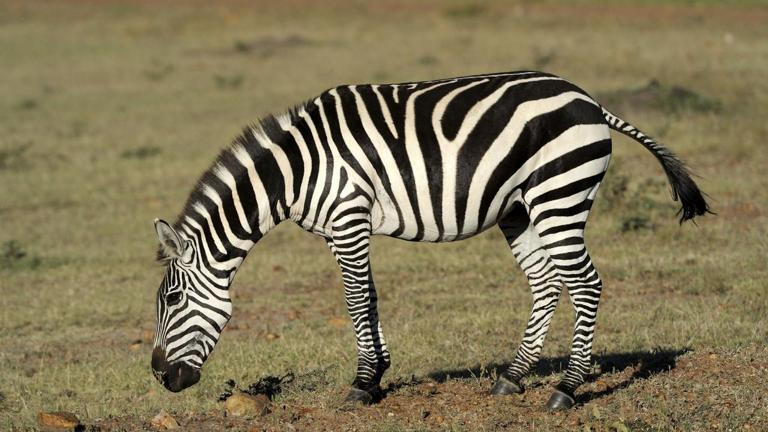
%> input picture Labs/07 Lab7/zebra.jpg, 768 x 432 px
$ octave derin_gezgin_lab07.m   (GNU Octave 9; MATLAB toolbox functions it lacks are replaced by stand-ins)
%> lines starting %> are read from the running program, lines starting %| are printed output that depends on the picture; in (x1, y1, x2, y2) boxes, pixels count from 0 and x2, y2 are one past the last pixel; in counts of white or black regions, pixels touching at a corner belong together; the program's own positions count from 1
clc;

zebra = imread("zebra.jpg"); % Read the original image and convert to grayscale
%> zebra is the input picture: size 432x768x3 uint8; mean R, G, B 129, 118.2, 87.5
gray_zebra = rgb2gray(zebra);
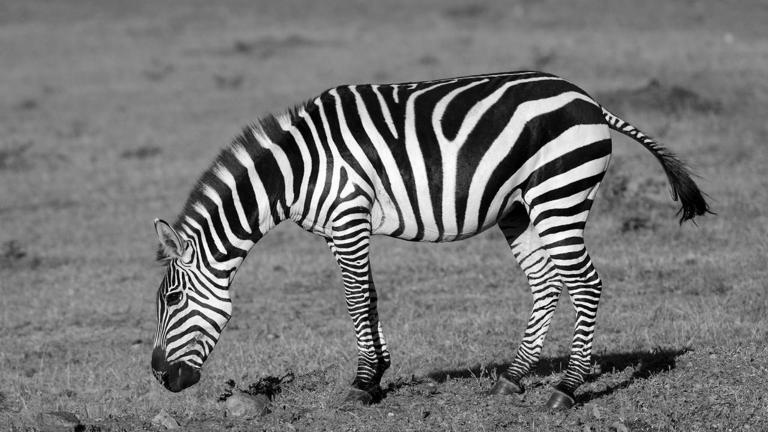
%> gray_zebra: size 432x768 uint8; min 0, max 254, mean 117.9

% Perform Canny edge detection
edges = edge(gray_zebra, 'canny', [0.1, 0.3]);
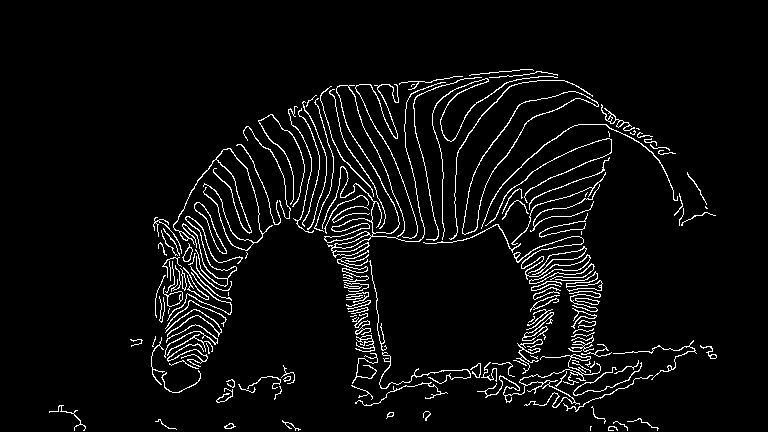
%> edges: size 432x768 logical; 4.9% white in thin lines or dots, all inside (x1, y1, x2, y2) = (49, 69, 717, 431)

double_zebra = im2double(zebra);

% Convert the original image to double and highlight the edges
red_edges = double_zebra;
red_edges = red_edges(:, :, :) .* ~edges;
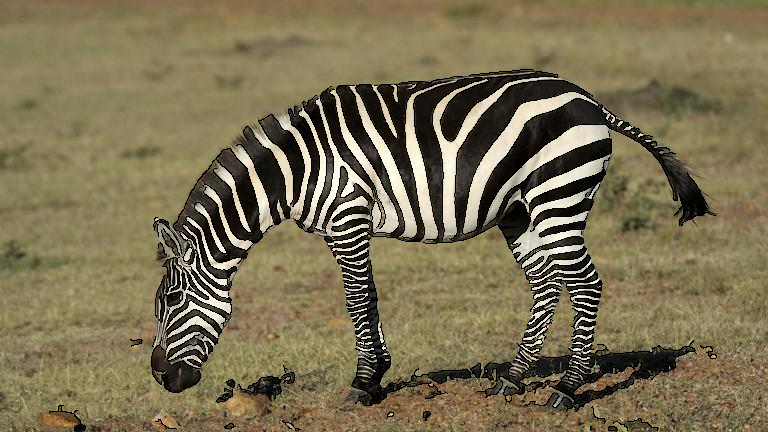
%> red_edges: size 432x768x3 double; mean R, G, B 0.483, 0.442, 0.324
red_edges(:, :, 1) = red_edges(:, :, 1) + edges;
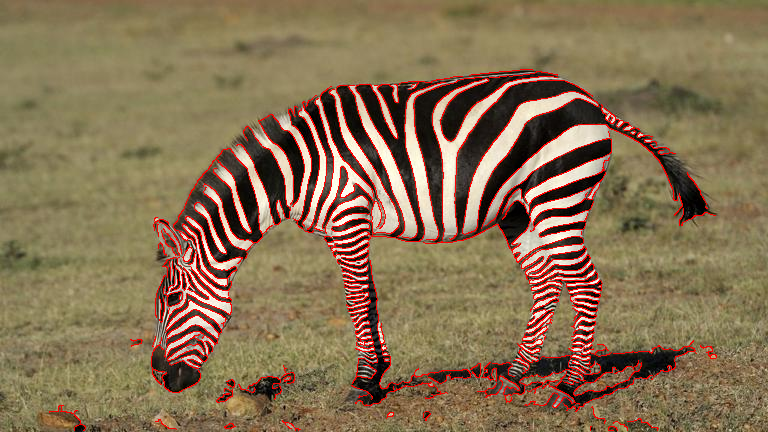
%> red_edges: size 432x768x3 double; 4.91% of pixels changed, all inside (x1, y1, x2, y2) = (49, 69, 717, 431)


se = strel('disk', 2);
thick_edges = imdilate(edges, se);
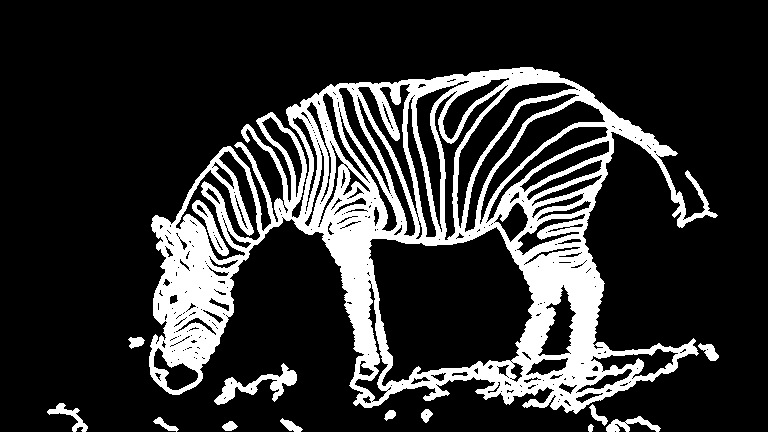
%> thick_edges: size 432x768 logical; 19% white; 14 white regions, largest, box (x1, y1, x2, y2) and area: (149, 67, 718, 414) 59424, (214, 363, 297, 405) 1060, (192, 200, 229, 256) 580
colors = [0, 0, 1];
for c = 1:3
    channel = double_zebra(:, :, c);
    channel(thick_edges) = colors(c);
    double_zebra(:, :, c) = channel;
end
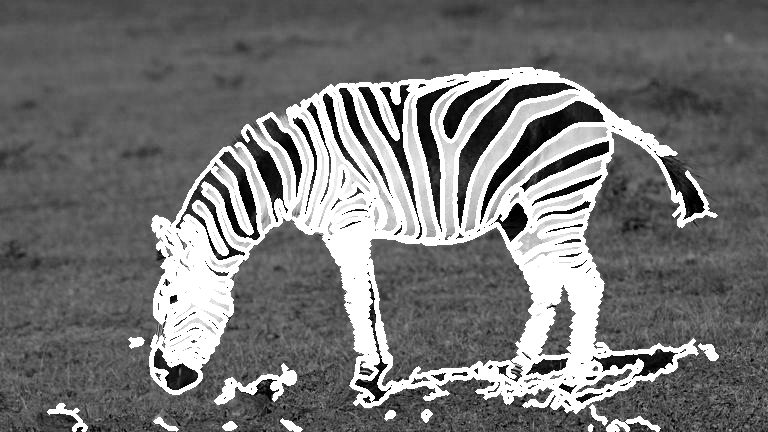
%> channel: size 432x768 double; min 0, max 1, mean 0.461
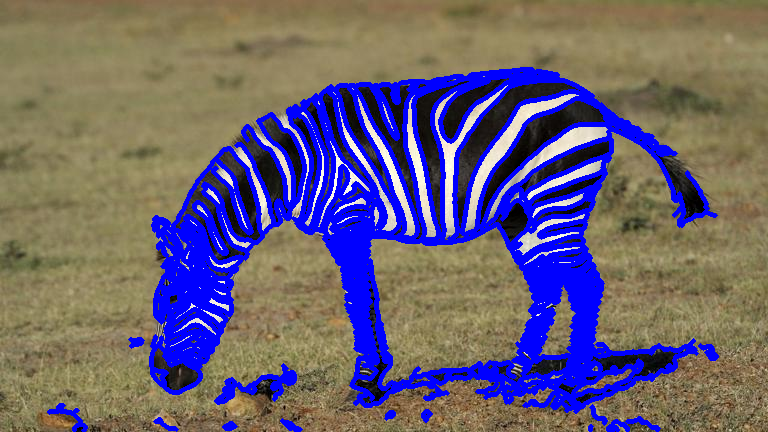
%> double_zebra: size 432x768x3 double; mean R, G, B 0.417, 0.38, 0.461

figure;
subplot(1, 3, 1); imshow(zebra); title('Original Image');
subplot(1, 3, 2); imshow(red_edges); title('Edges Highlighted in Red');
subplot(1, 3, 3); imshow(double_zebra); title('Bold Highlighted Image')
